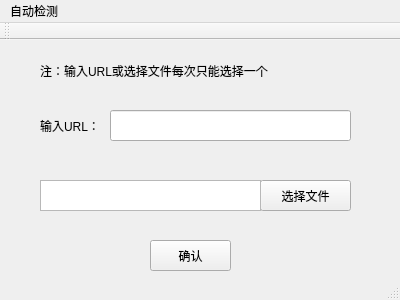
<?xml version="1.0" encoding="UTF-8"?>
<ui version="4.0">
 <class>MainWindow</class>
 <widget class="QMainWindow" name="MainWindow">
  <property name="geometry">
   <rect>
    <x>0</x>
    <y>0</y>
    <width>400</width>
    <height>300</height>
   </rect>
  </property>
  <property name="windowTitle">
   <string>MainWindow</string>
  </property>
  <widget class="QWidget" name="centralWidget">
   <widget class="QPushButton" name="pushButton">
    <property name="geometry">
     <rect>
      <x>260</x>
      <y>140</y>
      <width>91</width>
      <height>31</height>
     </rect>
    </property>
    <property name="text">
     <string>选择文件</string>
    </property>
   </widget>
   <widget class="QPushButton" name="pushButton_2">
    <property name="geometry">
     <rect>
      <x>150</x>
      <y>200</y>
      <width>81</width>
      <height>31</height>
     </rect>
    </property>
    <property name="text">
     <string>确认</string>
    </property>
   </widget>
   <widget class="QTextEdit" name="textEdit">
    <property name="geometry">
     <rect>
      <x>40</x>
      <y>140</y>
      <width>221</width>
      <height>31</height>
     </rect>
    </property>
   </widget>
   <widget class="QLineEdit" name="lineEdit">
    <property name="geometry">
     <rect>
      <x>110</x>
      <y>70</y>
      <width>241</width>
      <height>31</height>
     </rect>
    </property>
   </widget>
   <widget class="QLabel" name="label">
    <property name="geometry">
     <rect>
      <x>40</x>
      <y>70</y>
      <width>91</width>
      <height>31</height>
     </rect>
    </property>
    <property name="text">
     <string>输入URL：</string>
    </property>
   </widget>
   <widget class="QLabel" name="label_2">
    <property name="geometry">
     <rect>
      <x>40</x>
      <y>10</y>
      <width>391</width>
      <height>41</height>
     </rect>
    </property>
    <property name="text">
     <string>注：输入URL或选择文件每次只能选择一个</string>
    </property>
   </widget>
  </widget>
  <widget class="QMenuBar" name="menuBar">
   <property name="geometry">
    <rect>
     <x>0</x>
     <y>0</y>
     <width>400</width>
     <height>17</height>
    </rect>
   </property>
   <widget class="QMenu" name="menu">
    <property name="title">
     <string>自动检测</string>
    </property>
    <addaction name="action"/>
    <addaction name="action_2"/>
   </widget>
   <addaction name="menu"/>
  </widget>
  <widget class="QToolBar" name="mainToolBar">
   <attribute name="toolBarArea">
    <enum>TopToolBarArea</enum>
   </attribute>
   <attribute name="toolBarBreak">
    <bool>false</bool>
   </attribute>
  </widget>
  <widget class="QStatusBar" name="statusBar"/>
  <action name="action">
   <property name="text">
    <string>清空输入</string>
   </property>
  </action>
  <action name="action_2">
   <property name="text">
    <string>自动生成样例并检测</string>
   </property>
  </action>
 </widget>
 <layoutdefault spacing="6" margin="11"/>
 <resources/>
 <connections>
  <connection>
   <sender>action</sender>
   <signal>triggered()</signal>
   <receiver>lineEdit</receiver>
   <slot>clear()</slot>
   <hints>
    <hint type="sourcelabel">
     <x>-1</x>
     <y>-1</y>
    </hint>
    <hint type="destinationlabel">
     <x>230</x>
     <y>112</y>
    </hint>
   </hints>
  </connection>
  <connection>
   <sender>action</sender>
   <signal>triggered()</signal>
   <receiver>textEdit</receiver>
   <slot>clear()</slot>
   <hints>
    <hint type="sourcelabel">
     <x>230</x>
     <y>112</y>
    </hint>
    <hint type="destinationlabel">
     <x>150</x>
     <y>182</y>
    </hint>
   </hints>
  </connection>
  <connection>
   <sender>action_2</sender>
   <signal>triggered()</signal>
   <receiver>pushButton_2</receiver>
   <slot>click()</slot>
   <hints>
    <hint type="sourcelabel">
     <x>199</x>
     <y>152</y>
    </hint>
    <hint type="destinationlabel">
     <x>190</x>
     <y>242</y>
    </hint>
   </hints>
  </connection>
 </connections>
</ui>
